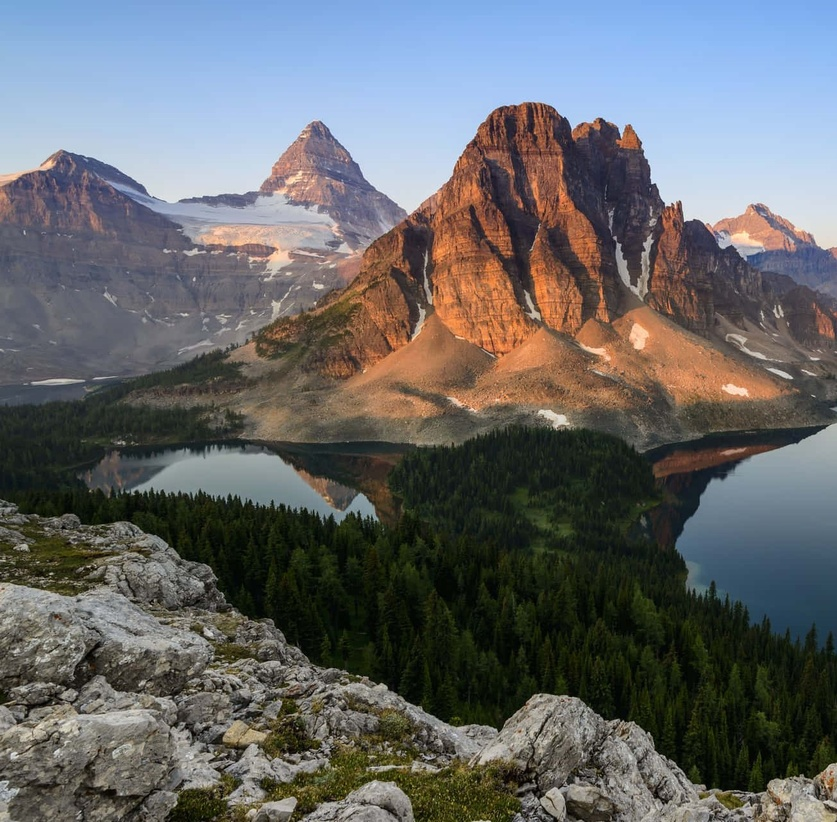
#> input picture src/task2/test_images/image2.jpg, 837 x 822 px, shrunk from 1305 x 1282 before the run, found by its file name
$ python sift.py
#> lines starting #> are read from the running program, lines starting #| are printed output that depends on the picture
import cv2
import matplotlib.pyplot as plt
import os
from time import time

def get_incremented_filename(base_name, extension=".png"):
    """Generate an incremented filename in the 'tests' folder if the base name already exists."""
    # Go back to the previous directory and then into the 'tests' folder
    save_dir = os.path.join(os.getcwd(), "results")
    os.makedirs(save_dir, exist_ok=True)  # Create 'results' folder if it doesn't exist

    index = 1
    new_name = os.path.join(save_dir, f"{base_name}{extension}")

    while os.path.exists(new_name):
        new_name = os.path.join(save_dir, f"{base_name}_{index}{extension}")
        index += 1

    return new_name

def show_images(image1, image2, save_flag= False):
    # Convert images from BGR to RGB for correct color display in matplotlib
    img1 = cv2.cvtColor(image1[0], cv2.COLOR_BGR2RGB)
    img2 = cv2.cvtColor(image2[0], cv2.COLOR_BGR2RGB)

    # Display images side by side with titles
    plt.figure(figsize=(12, 4))  # Adjust the figure size as needed

    plt.subplot(1, 3, 1)
    plt.imshow(img1)
    plt.title(image1[1])
    plt.axis("off")  # Hide axis for a cleaner look

    plt.subplot(1, 3, 2)
    plt.imshow(img2)
    plt.title(image2[1])
    plt.axis("off")

    plt.tight_layout()  # Ensures the layout looks clean

    if save_flag:
        save_path = get_incremented_filename("out")
        plt.savefig(save_path, dpi=300, bbox_inches='tight')
        print(f"Images saved to {save_path}")

    plt.show()

def sifting(images: list):

    assert len(images) == 2, "Error: Please provide exactly 2 images for comparison."

    # Initiate SIFT detector and create a list to store keypoints and descriptors
    keys_n_descriptors = []
    for ind, image in enumerate(images):
        # Initiate SIFT detector
        sift = cv2.SIFT_create()

        # Find the keypoints and descriptors with SIFT
        keypoints, descriptors = sift.detectAndCompute(image, None)

        keys_n_descriptors.append([keypoints,descriptors])

    return keys_n_descriptors

def match_images(keys_n_descriptors: list):
    assert len(keys_n_descriptors) == 2, "Error: Please provide exactly 2 images for comparison."

    # Use FLANN-based matcher for efficiency
    flann = cv2.FlannBasedMatcher(dict(algorithm=1, trees=5), dict(checks=50))

    # Perform matching
    descriptors = keys_n_descriptors[0][1]
    descriptors2 = keys_n_descriptors[1][1]
    matches = flann.knnMatch(descriptors, descriptors2, k=2)

    # Lowe's ratio test to filter good matches
    good_matches = [m for m, n in matches if m.distance < 0.7 * n.distance]

    print(f"Number of matches: {len(good_matches)}")

    return good_matches

def draw_matches(image1, image2, keypoints1, keypoints2, good_matches):
    image_matches = cv2.drawMatches(image1, keypoints1, image2, keypoints2, good_matches, None, flags=cv2.DrawMatchesFlags_NOT_DRAW_SINGLE_POINTS)

    return image_matches

def visualize_matches(image_matches):
    plt.imshow(image_matches)
    plt.title('SIFT Feature Matching')
    plt.axis('off') # Hide axis for a cleaner look
    plt.show()


if __name__ == '__main__':
    # Load images
    img1_path = os.path.join(os.getcwd(), "src/task2/test_images/image2.jpg")
    orig_image = cv2.imread(img1_path)
#> orig_image is the input picture: shape (822, 837, 3); mean B, G, R 105.1, 103.6, 101.8
    image = cv2.imread(img1_path, cv2.IMREAD_GRAYSCALE)
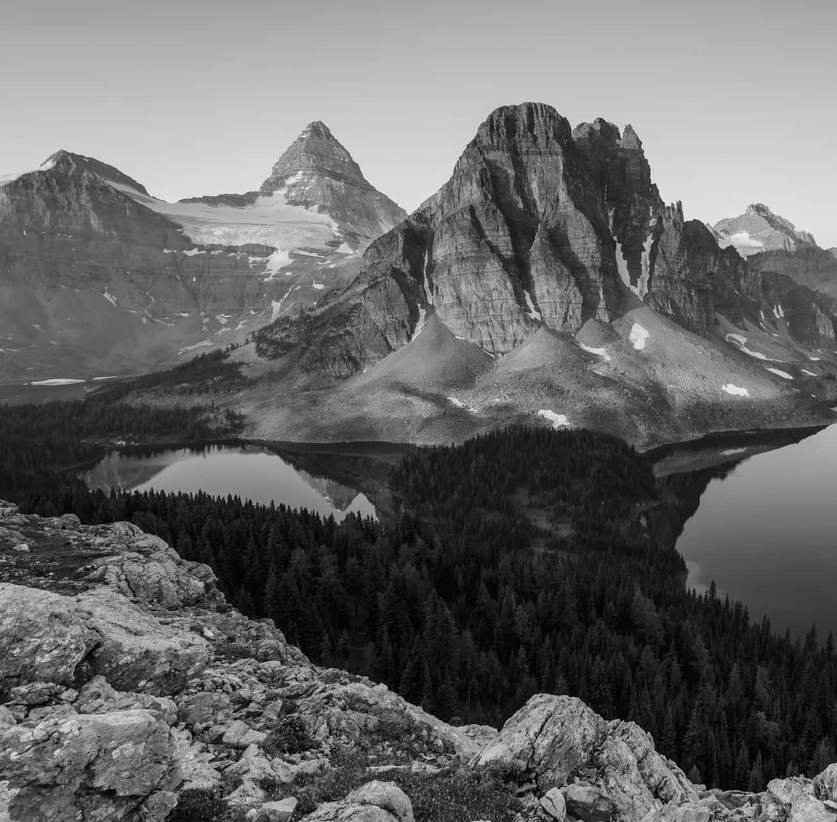
#> image: shape (822, 837); min 0, max 243, mean 103.2

    img2_path = os.path.join(os.getcwd(), "src/task2/test_images/image3.jpg")
    orig_image2 = cv2.imread(img2_path)
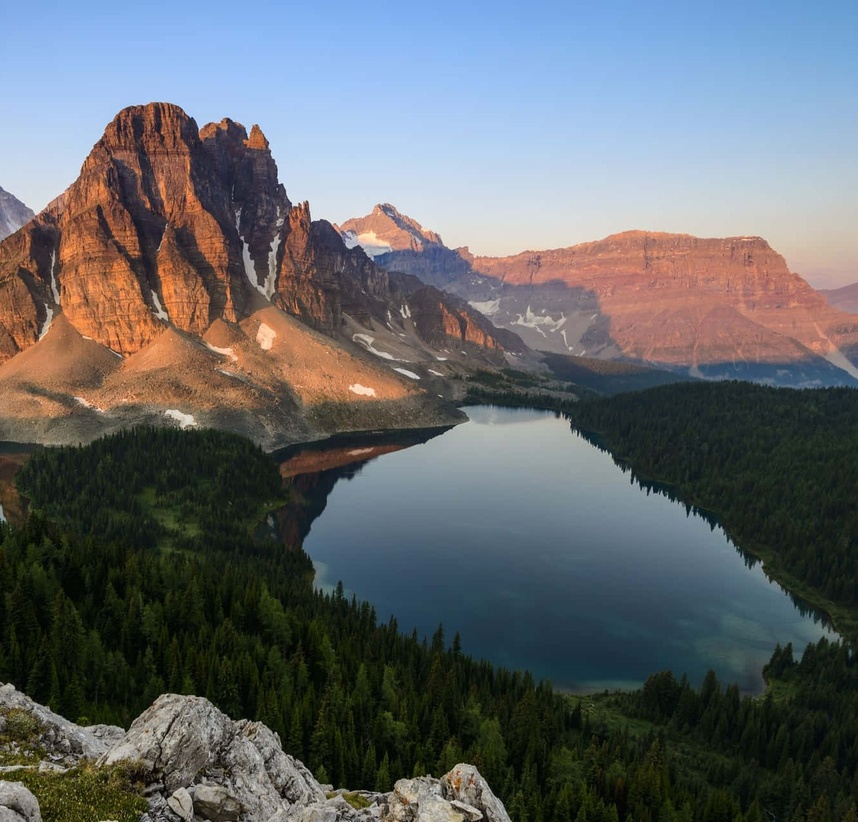
#> input picture src/task2/test_images/image3.jpg, 858 x 822 px, shrunk from 1339 x 1282 before the run, found by its file name
#> orig_image2 is the input picture: shape (822, 858, 3); mean B, G, R 106.8, 103.2, 99.1
    image2 = cv2.imread(img2_path, cv2.IMREAD_GRAYSCALE)
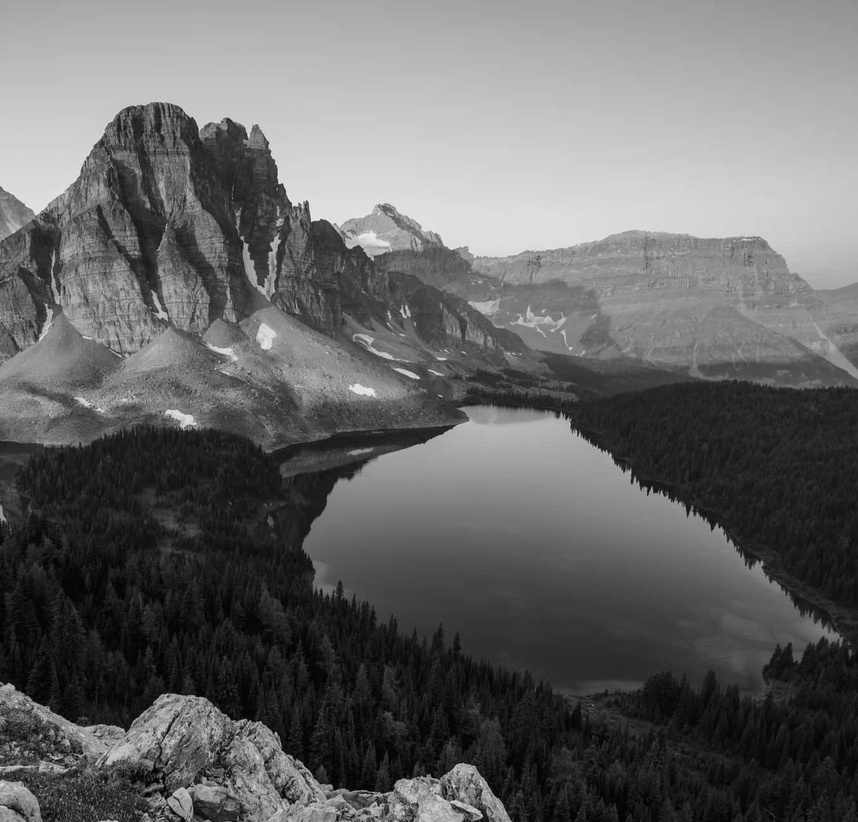
#> image2: shape (822, 858); min 0, max 244, mean 102.4

    if image is None and image2 is None:
        print("Error: Images not found or could not be loaded.")
    else:
        print("Images loaded successfully.")

    tic = time()
    keys_n_descriptors = sifting([image, image2])
#> the loop in sifting, `for ind, image in enumerate(images):` made 2 passes
#> ind on passes 1 to 2: 0, 1
#> after the loop in sifting, `for ind, image in enumerate(images):`: keys_n_descriptors = 2 items
#> keys_n_descriptors = 2 items
    tac = time()
    print(f"Time taken to extract keypoints and descriptors: {tac - tic:.2f} seconds")
    good_matches = match_images(keys_n_descriptors)
#> in match_images, `matches = flann.knnMatch(descriptors, descriptors2, k=2)`: matches = 4489 matches
#> in match_images, `good_matches = [m for m, n in matches if m.distance < 0.7 * n.distance]`: good_matches = 1446 matches
#| Number of matches: 1446
#> good_matches = 1446 matches
    image_matches = draw_matches(orig_image, orig_image2, keys_n_descriptors[0][0], keys_n_descriptors[1][0], good_matches)
#> in draw_matches, `image_matches = cv2.drawMatches(image1, keypoints1, image2, keypoints2..`:
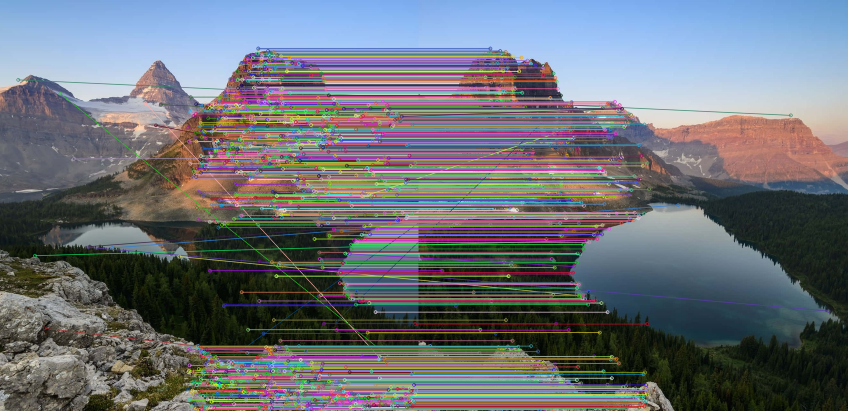
#> image_matches: shape (822, 1695, 3) (shown at 1/2 size); mean B, G, R 117.3, 111.5, 107.3
    visualize_matches(image_matches)
